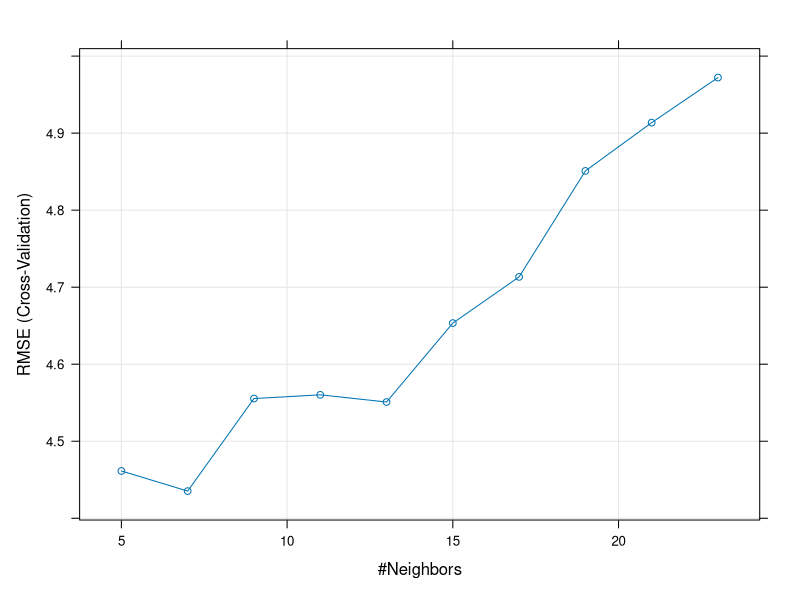
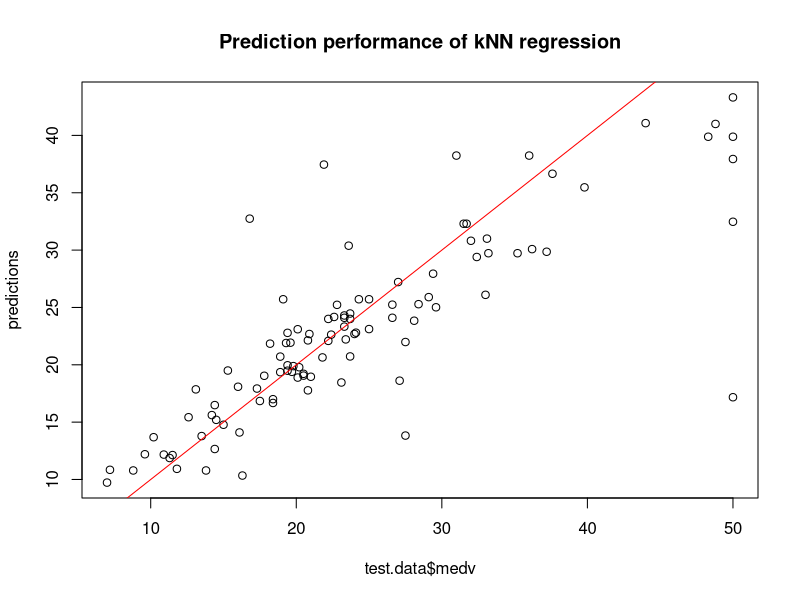

Write R code to recreate these figures, in order.
# K-Nearest-Neighbors (KNN) Regresion

"
Pros: simple, non-parametric without assumptions
Cons: no explicit model, not good for high-dim predictors
Issues: normalize data, test multiple k-values, assess model
"

# 1. Prepare the data
library(caret)
data("Boston", package="MASS")

# 2. Check data summary
head(Boston)
dim(Boston)
summary(Boston)

# 3. Split data into test and training sets
set.seed(100)
training.idx <- sample(1:nrow(Boston), nrow(Boston)*0.8)
train.data <- Boston[training.idx,]
test.data <- Boston[-training.idx,]

# 4. Fit the model
set.seed(101)
model <- train(
    medv~., data = train.data, method = "knn",
    trControl = trainControl("cv", number = 10),
    preProcess = c("center","scale"),
    tuneLength = 10
)
plot(model)
model$bestTune # select the k that minimize RMSE
# preProcess: normalize the data
# trControl: use resampling methods (cross validation)
# tuneLength: number of possible k values to evaluate
# cv number: have around 40-50 each

# 5. Interpret the outputs
predictions <- predict(model, test.data)
head(predictions)
RMSE(predictions, test.data$medv)
plot(test.data$medv, predictions,main="Prediction performance of kNN regression")
abline(0,1,col="red")
